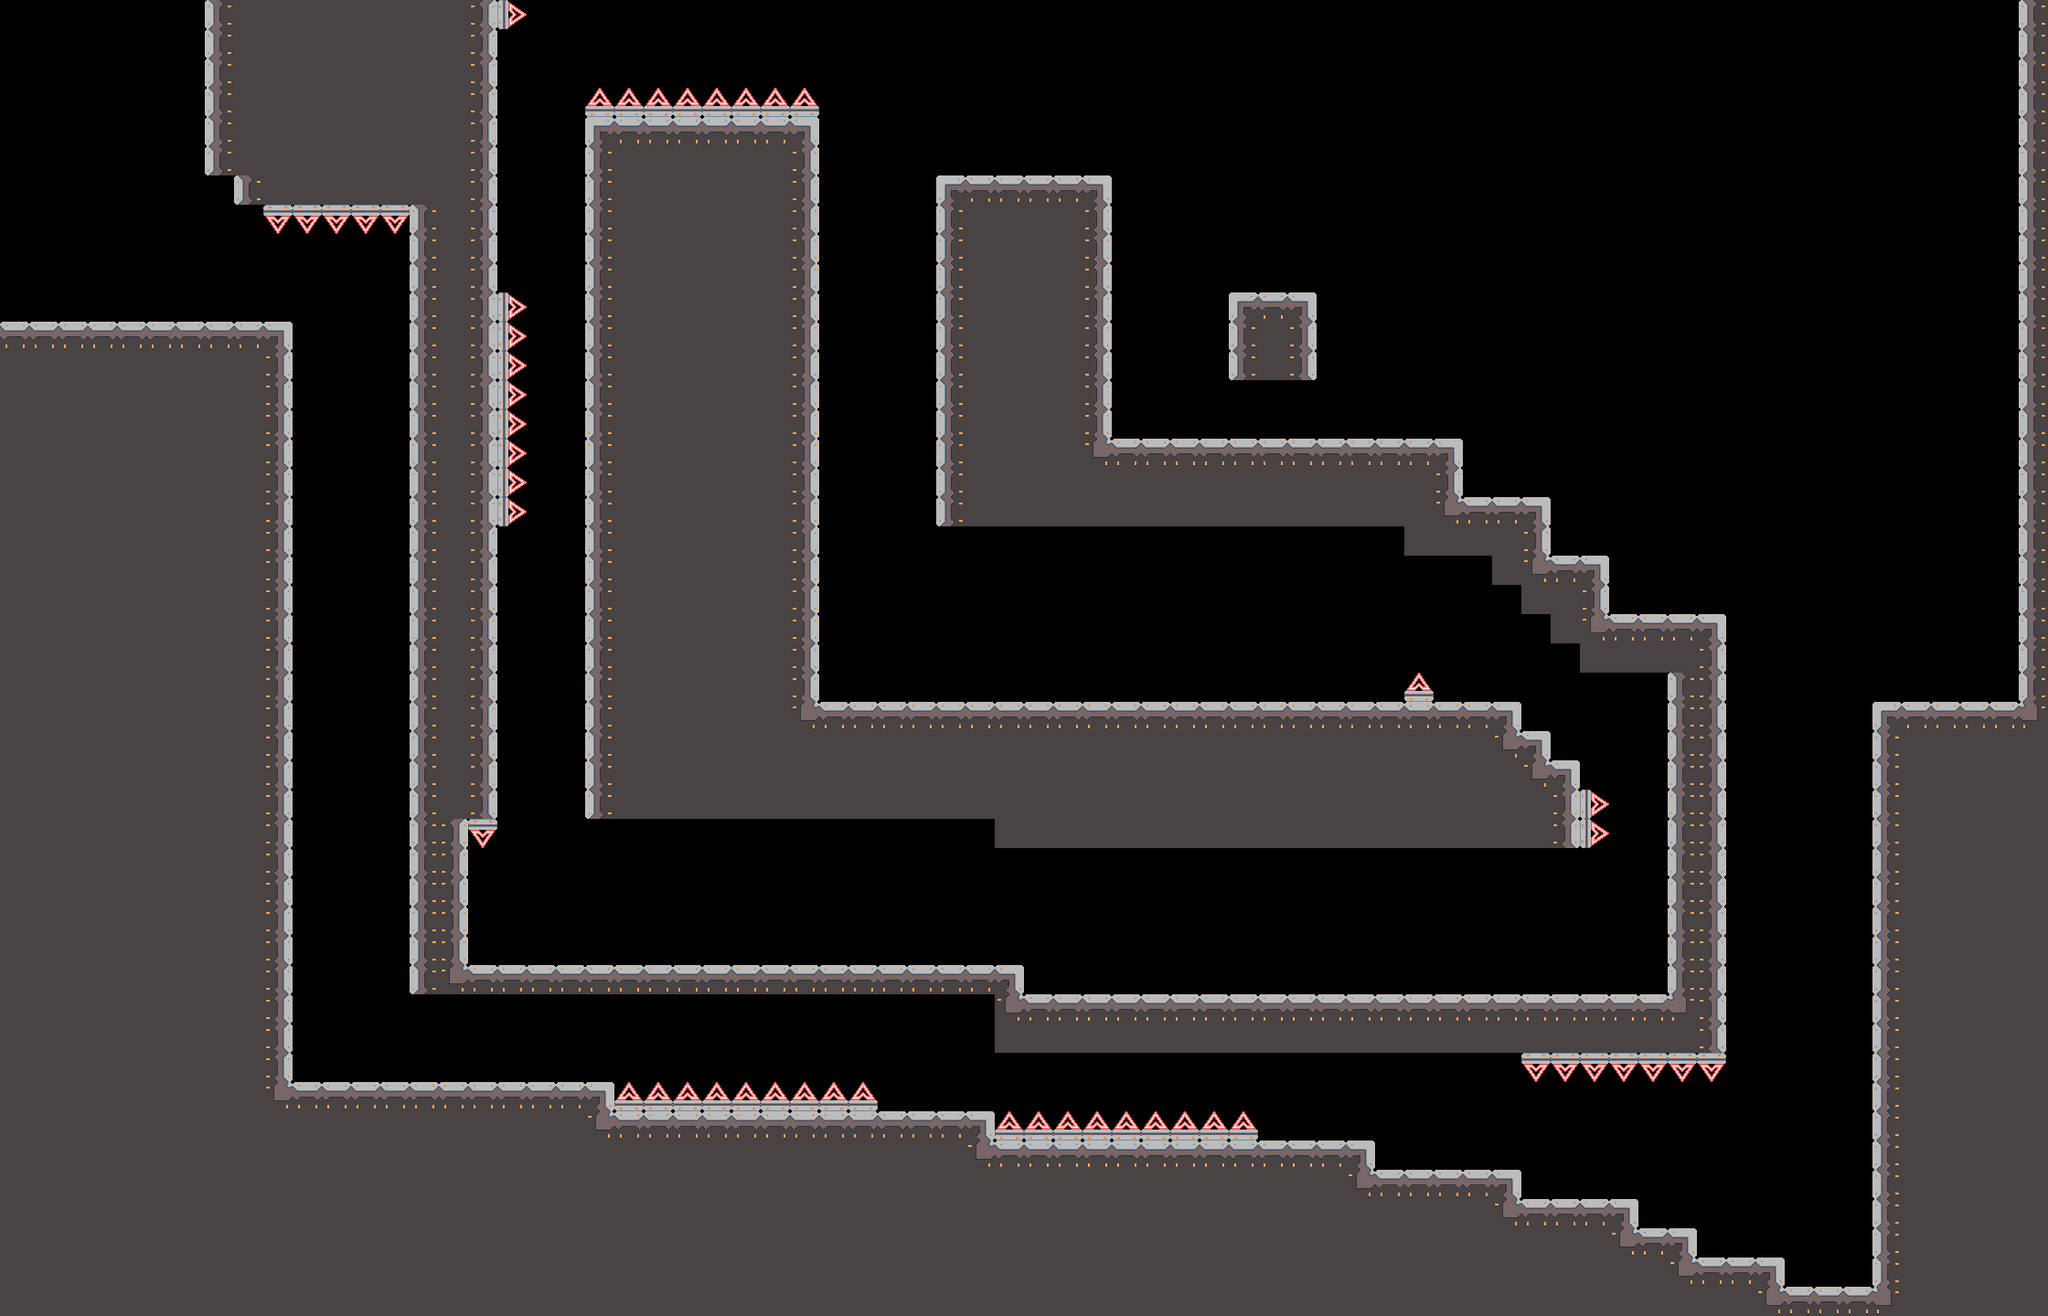

Below is a game level as drawn by its tile map, then a one-line description and the .tmx file that defines it, in full:
An orthogonal 70x45 tile map with 32x32 px tiles, 1 tile layer (Tile Layer 1) and 2 objects (finish, spawn).

<map version="1.0" tiledversion="1.0.3" orientation="orthogonal" renderorder="right-up" width="70" height="45" tilewidth="32" tileheight="32" nextobjectid="3">
 <tileset firstgid="1" source="main_tileset.tsx" />
 <layer name="Tile Layer 1" width="70" height="45">
  <data encoding="csv">
0,0,0,0,0,0,0,3,7,7,7,7,7,7,7,7,4,14,0,0,0,0,0,0,0,0,0,0,0,0,0,0,0,0,0,0,0,0,0,0,0,0,0,0,0,0,0,0,0,0,0,0,0,0,0,0,0,0,0,0,0,0,0,0,0,0,0,0,0,3,
0,0,0,0,0,0,0,3,7,7,7,7,7,7,7,7,4,0,0,0,0,0,0,0,0,0,0,0,0,0,0,0,0,0,0,0,0,0,0,0,0,0,0,0,0,0,0,0,0,0,0,0,0,0,0,0,0,0,0,0,0,0,0,0,0,0,0,0,0,3,
0,0,0,0,0,0,0,3,7,7,7,7,7,7,7,7,4,0,0,0,0,0,0,0,0,0,0,0,0,0,0,0,0,0,0,0,0,0,0,0,0,0,0,0,0,0,0,0,0,0,0,0,0,0,0,0,0,0,0,0,0,0,0,0,0,0,0,0,0,3,
0,0,0,0,0,0,0,3,7,7,7,7,7,7,7,7,4,0,0,0,12,12,12,12,12,12,12,12,0,0,0,0,0,0,0,0,0,0,0,0,0,0,0,0,0,0,0,0,0,0,0,0,0,0,0,0,0,0,0,0,0,0,0,0,0,0,0,0,0,3,
0,0,0,0,0,0,0,3,7,7,7,7,7,7,7,7,4,0,0,0,1,11,11,11,11,11,11,2,0,0,0,0,0,0,0,0,0,0,0,0,0,0,0,0,0,0,0,0,0,0,0,0,0,0,0,0,0,0,0,0,0,0,0,0,0,0,0,0,0,3,
0,0,0,0,0,0,0,3,7,7,7,7,7,7,7,7,4,0,0,0,3,7,7,7,7,7,7,4,0,0,0,0,0,0,0,0,0,0,0,0,0,0,0,0,0,0,0,0,0,0,0,0,0,0,0,0,0,0,0,0,0,0,0,0,0,0,0,0,0,3,
0,0,0,0,0,0,0,0,3,7,7,7,7,7,7,7,4,0,0,0,3,7,7,7,7,7,7,4,0,0,0,0,1,11,11,11,11,2,0,0,0,0,0,0,0,0,0,0,0,0,0,0,0,0,0,0,0,0,0,0,0,0,0,0,0,0,0,0,0,3,
0,0,0,0,0,0,0,0,0,15,15,15,15,15,3,7,4,0,0,0,3,7,7,7,7,7,7,4,0,0,0,0,3,7,7,7,7,4,0,0,0,0,0,0,0,0,0,0,0,0,0,0,0,0,0,0,0,0,0,0,0,0,0,0,0,0,0,0,0,3,
0,0,0,0,0,0,0,0,0,0,0,0,0,0,3,7,4,0,0,0,3,7,7,7,7,7,7,4,0,0,0,0,3,7,7,7,7,4,0,0,0,0,0,0,0,0,0,0,0,0,0,0,0,0,0,0,0,0,0,0,0,0,0,0,0,0,0,0,0,3,
0,0,0,0,0,0,0,0,0,0,0,0,0,0,3,7,4,0,0,0,3,7,7,7,7,7,7,4,0,0,0,0,3,7,7,7,7,4,0,0,0,0,0,0,0,0,0,0,0,0,0,0,0,0,0,0,0,0,0,0,0,0,0,0,0,0,0,0,0,3,
0,0,0,0,0,0,0,0,0,0,0,0,0,0,3,7,4,14,0,0,3,7,7,7,7,7,7,4,0,0,0,0,3,7,7,7,7,4,0,0,0,0,1,11,2,0,0,0,0,0,0,0,0,0,0,0,0,0,0,0,0,0,0,0,0,0,0,0,0,3,
11,11,11,11,11,11,11,11,11,2,0,0,0,0,3,7,4,14,0,0,3,7,7,7,7,7,7,4,0,0,0,0,3,7,7,7,7,4,0,0,0,0,3,7,4,0,0,0,0,0,0,0,0,0,0,0,0,0,0,0,0,0,0,0,0,0,0,0,0,3,
7,7,7,7,7,7,7,7,7,4,0,0,0,0,3,7,4,14,0,0,3,7,7,7,7,7,7,4,0,0,0,0,3,7,7,7,7,4,0,0,0,0,3,7,4,0,0,0,0,0,0,0,0,0,0,0,0,0,0,0,0,0,0,0,0,0,0,0,0,3,
7,7,7,7,7,7,7,7,7,4,0,0,0,0,3,7,4,14,0,0,3,7,7,7,7,7,7,4,0,0,0,0,3,7,7,7,7,4,0,0,0,0,0,0,0,0,0,0,0,0,0,0,0,0,0,0,0,0,0,0,0,0,0,0,0,0,0,0,0,3,
7,7,7,7,7,7,7,7,7,4,0,0,0,0,3,7,4,14,0,0,3,7,7,7,7,7,7,4,0,0,0,0,3,7,7,7,7,4,0,0,0,0,0,0,0,0,0,0,0,0,0,0,0,0,0,0,0,0,0,0,0,0,0,0,0,0,0,0,0,3,
7,7,7,7,7,7,7,7,7,4,0,0,0,0,3,7,4,14,0,0,3,7,7,7,7,7,7,4,0,0,0,0,3,7,7,7,7,6,11,11,11,11,11,11,11,11,11,11,11,2,0,0,0,0,0,0,0,0,0,0,0,0,0,0,0,0,0,0,0,3,
7,7,7,7,7,7,7,7,7,4,0,0,0,0,3,7,4,14,0,0,3,7,7,7,7,7,7,4,0,0,0,0,3,7,7,7,7,7,7,7,7,7,7,7,7,7,7,7,7,4,0,0,0,0,0,0,0,0,0,0,0,0,0,0,0,0,0,0,0,3,
7,7,7,7,7,7,7,7,7,4,0,0,0,0,3,7,4,14,0,0,3,7,7,7,7,7,7,4,0,0,0,0,3,7,7,7,7,7,7,7,7,7,7,7,7,7,7,7,7,6,11,11,2,0,0,0,0,0,0,0,0,0,0,0,0,0,0,0,0,3,
7,7,7,7,7,7,7,7,7,4,0,0,0,0,3,7,4,0,0,0,3,7,7,7,7,7,7,4,0,0,0,0,0,0,0,0,0,0,0,0,0,0,0,0,0,0,0,0,7,7,7,7,4,0,0,0,0,0,0,0,0,0,0,0,0,0,0,0,0,3,
7,7,7,7,7,7,7,7,7,4,0,0,0,0,3,7,4,0,0,0,3,7,7,7,7,7,7,4,0,0,0,0,0,0,0,0,0,0,0,0,0,0,0,0,0,0,0,0,0,0,0,7,6,11,2,0,0,0,0,0,0,0,0,0,0,0,0,0,0,3,
7,7,7,7,7,7,7,7,7,4,0,0,0,0,3,7,4,0,0,0,3,7,7,7,7,7,7,4,0,0,0,0,0,0,0,0,0,0,0,0,0,0,0,0,0,0,0,0,0,0,0,0,7,7,4,0,0,0,0,0,0,0,0,0,0,0,0,0,0,3,
7,7,7,7,7,7,7,7,7,4,0,0,0,0,3,7,4,0,0,0,3,7,7,7,7,7,7,4,0,0,0,0,0,0,0,0,0,0,0,0,0,0,0,0,0,0,0,0,0,0,0,0,0,7,6,11,11,11,2,0,0,0,0,0,0,0,0,0,0,3,
7,7,7,7,7,7,7,7,7,4,0,0,0,0,3,7,4,0,0,0,3,7,7,7,7,7,7,4,0,0,0,0,0,0,0,0,0,0,0,0,0,0,0,0,0,0,0,0,0,0,0,0,0,0,7,7,7,7,4,0,0,0,0,0,0,0,0,0,0,3,
7,7,7,7,7,7,7,7,7,4,0,0,0,0,3,7,4,0,0,0,3,7,7,7,7,7,7,4,0,0,0,0,0,0,0,0,0,0,0,0,0,0,0,0,0,0,0,0,12,0,0,0,0,0,0,0,0,3,4,0,0,0,0,0,0,0,0,0,0,3,
7,7,7,7,7,7,7,7,7,4,0,0,0,0,3,7,4,0,0,0,3,7,7,7,7,7,7,6,11,11,11,11,11,11,11,11,11,11,11,11,11,11,11,11,11,11,11,11,11,11,11,2,0,0,0,0,0,3,4,0,0,0,0,0,1,11,11,11,11,5,
7,7,7,7,7,7,7,7,7,4,0,0,0,0,3,7,4,0,0,0,3,7,7,7,7,7,7,7,7,7,7,7,7,7,7,7,7,7,7,7,7,7,7,7,7,7,7,7,7,7,7,6,2,0,0,0,0,3,4,0,0,0,0,0,3,7,7,7,7,7,
7,7,7,7,7,7,7,7,7,4,0,0,0,0,3,7,4,0,0,0,3,7,7,7,7,7,7,7,7,7,7,7,7,7,7,7,7,7,7,7,7,7,7,7,7,7,7,7,7,7,7,7,6,2,0,0,0,3,4,0,0,0,0,0,3,7,7,7,7,7,
7,7,7,7,7,7,7,7,7,4,0,0,0,0,3,7,4,0,0,0,3,7,7,7,7,7,7,7,7,7,7,7,7,7,7,7,7,7,7,7,7,7,7,7,7,7,7,7,7,7,7,7,7,4,14,0,0,3,4,0,0,0,0,0,3,7,7,7,7,7,
7,7,7,7,7,7,7,7,7,4,0,0,0,0,3,4,15,0,0,0,0,0,0,0,0,0,0,0,0,0,0,0,0,0,7,7,7,7,7,7,7,7,7,7,7,7,7,7,7,7,7,7,7,4,14,0,0,3,4,0,0,0,0,0,3,7,7,7,7,7,
7,7,7,7,7,7,7,7,7,4,0,0,0,0,3,4,0,0,0,0,0,0,0,0,0,0,0,0,0,0,0,0,0,0,0,0,0,0,0,0,0,0,0,0,0,0,0,0,0,0,0,0,0,0,0,0,0,3,4,0,0,0,0,0,3,7,7,7,7,7,
7,7,7,7,7,7,7,7,7,4,0,0,0,0,3,4,0,0,0,0,0,0,0,0,0,0,0,0,0,0,0,0,0,0,0,0,0,0,0,0,0,0,0,0,0,0,0,0,0,0,0,0,0,0,0,0,0,3,4,0,0,0,0,0,3,7,7,7,7,7,
7,7,7,7,7,7,7,7,7,4,0,0,0,0,3,4,0,0,0,0,0,0,0,0,0,0,0,0,0,0,0,0,0,0,0,0,0,0,0,0,0,0,0,0,0,0,0,0,0,0,0,0,0,0,0,0,0,3,4,0,0,0,0,0,3,7,7,7,7,7,
7,7,7,7,7,7,7,7,7,4,0,0,0,0,3,4,0,0,0,0,0,0,0,0,0,0,0,0,0,0,0,0,0,0,0,0,0,0,0,0,0,0,0,0,0,0,0,0,0,0,0,0,0,0,0,0,0,3,4,0,0,0,0,0,3,7,7,7,7,7,
7,7,7,7,7,7,7,7,7,4,0,0,0,0,3,6,11,11,11,11,11,11,11,11,11,11,11,11,11,11,11,11,11,11,2,0,0,0,0,0,0,0,0,0,0,0,0,0,0,0,0,0,0,0,0,0,0,3,4,0,0,0,0,0,3,7,7,7,7,7,
7,7,7,7,7,7,7,7,7,4,0,0,0,0,0,0,0,0,0,0,0,0,0,0,0,0,0,0,0,0,0,0,0,0,6,11,11,11,11,11,11,11,11,11,11,11,11,11,11,11,11,11,11,11,11,11,11,5,4,0,0,0,0,0,3,7,7,7,7,7,
7,7,7,7,7,7,7,7,7,4,0,0,0,0,0,0,0,0,0,0,0,0,0,0,0,0,0,0,0,0,0,0,0,0,7,7,7,7,7,7,7,7,7,7,7,7,7,7,7,7,7,7,7,7,7,7,7,7,4,0,0,0,0,0,3,7,7,7,7,7,
7,7,7,7,7,7,7,7,7,4,0,0,0,0,0,0,0,0,0,0,0,0,0,0,0,0,0,0,0,0,0,0,0,0,0,0,0,0,0,0,0,0,0,0,0,0,0,0,0,0,0,0,15,15,15,15,15,15,15,0,0,0,0,0,3,7,7,7,7,7,
7,7,7,7,7,7,7,7,7,6,11,11,11,11,11,11,11,11,11,11,2,12,12,12,12,12,12,12,12,12,0,0,0,0,0,0,0,0,0,0,0,0,0,0,0,0,0,0,0,0,0,0,0,0,0,0,0,0,0,0,0,0,0,0,3,7,7,7,7,7,
7,7,7,7,7,7,7,7,7,7,7,7,7,7,7,7,7,7,7,7,6,11,11,11,11,11,11,11,11,11,11,11,11,2,12,12,12,12,12,12,12,12,12,0,0,0,0,0,0,0,0,0,0,0,0,0,0,0,0,0,0,0,0,0,3,7,7,7,7,7,
7,7,7,7,7,7,7,7,7,7,7,7,7,7,7,7,7,7,7,7,7,7,7,7,7,7,7,7,7,7,7,7,7,6,11,11,11,11,11,11,11,11,11,11,11,11,2,0,0,0,0,0,0,0,0,0,0,0,0,0,0,0,0,0,3,7,7,7,7,7,
7,7,7,7,7,7,7,7,7,7,7,7,7,7,7,7,7,7,7,7,7,7,7,7,7,7,7,7,7,7,7,7,7,7,7,7,7,7,7,7,7,7,7,7,7,7,6,11,11,11,11,2,0,0,0,0,0,0,0,0,0,0,0,0,3,7,7,7,7,7,
7,7,7,7,7,7,7,7,7,7,7,7,7,7,7,7,7,7,7,7,7,7,7,7,7,7,7,7,7,7,7,7,7,7,7,7,7,7,7,7,7,7,7,7,7,7,7,7,7,7,7,6,11,11,11,2,0,0,0,0,0,0,0,0,3,7,7,7,7,7,
7,7,7,7,7,7,7,7,7,7,7,7,7,7,7,7,7,7,7,7,7,7,7,7,7,7,7,7,7,7,7,7,7,7,7,7,7,7,7,7,7,7,7,7,7,7,7,7,7,7,7,7,7,7,7,6,11,2,0,0,0,0,0,0,3,7,7,7,7,7,
7,7,7,7,7,7,7,7,7,7,7,7,7,7,7,7,7,7,7,7,7,7,7,7,7,7,7,7,7,7,7,7,7,7,7,7,7,7,7,7,7,7,7,7,7,7,7,7,7,7,7,7,7,7,7,7,7,6,11,11,2,0,0,0,3,7,7,7,7,7,
7,7,7,7,7,7,7,7,7,7,7,7,7,7,7,7,7,7,7,7,7,7,7,7,7,7,7,7,7,7,7,7,7,7,7,7,7,7,7,7,7,7,7,7,7,7,7,7,7,7,7,7,7,7,7,7,7,7,7,7,6,11,11,11,5,7,7,7,7,7
</data>
 </layer>
 <objectgroup name="entity">
  <object id="1" name="finish" type="finish" x="576" y="1024" width="32" height="32" />
  <object id="2" name="spawn" type="spawn" x="96" y="288" width="32" height="32" />
 </objectgroup>
</map>